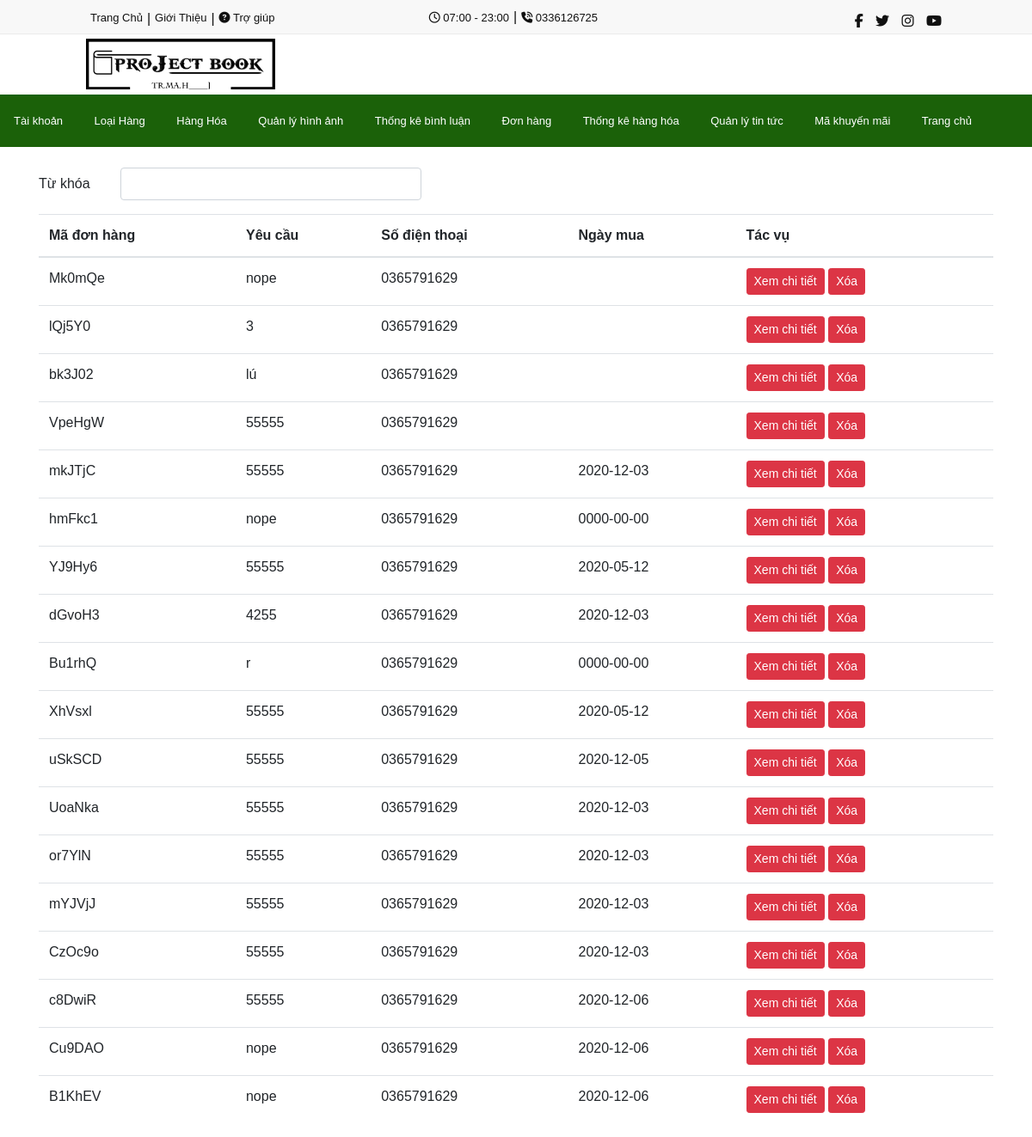
/admin/order/don-hang.php (signed in), run on the app's committed database.
### tables this page shows
CREATE TABLE `manage_img` (
  `id` int(11) NOT NULL,
  `banner1` varchar(255) NOT NULL,
  `banner2` varchar(255) NOT NULL,
  `banner3` varchar(255) NOT NULL,
  `logo` varchar(255) NOT NULL
);

CREATE TABLE `orders_products` (
  `id` int(11) NOT NULL,
  `dia_chi` varchar(255) NOT NULL,
  `yeu_cau` varchar(255) NOT NULL,
  `phone_number` varchar(255) NOT NULL,
  `ma_hd` varchar(255) NOT NULL,
  `ngay_mua` date DEFAULT NULL
);

### lib/db.php (called while the page is built, shortened)
<?php
   $host = "localhost";
   $user = "root";
   $password = "";
   $db = "pt15317project1";
   $conn = null;
   try {
       $conn = new PDO("mysql:host=$host;dbname=$db;charset=utf8", $user,$password);
   } catch (PDOException $e) {
       echo $e->getMessage();
   }
   function dbfetchAll($sql){
    global $conn;
    $stmt = $conn->prepare($sql);
    $stmt->execute();
    $result = $stmt->fetchAll();
    return $result;
   }
?>

### admin/order/don-hang.php (the view, shortened to what this page needs)
<?php
require_once "../../lib/db.php";
$keyword = isset($_GET['keyword']) ? $_GET['keyword'] : "";
?>
<!DOCTYPE html>
<html lang="en">
<head>
    <?php include_once "../../_share/style.php" ?>
</head>
<body>
    <?php include_once "../../_share/header-admin.php" ?>
    <main class="container-fluid">
        <div class="container">
            <br>
            <form action="" method="get">
                <div class="form-group row">
                    <label for="" class="col-sm-1 col-form-label">Từ khóa</label>
                    <div class="col-sm-4">
                        <input type="text" name="keyword" class="form-control" value="<?= $keyword ?>">
                    </div>
                </div>
            </form>
            <table class="table table-stripped">
                <thead>
                    <th>Mã đơn hàng</th>
                    <th>Yêu cầu</th>
                    <th>Số điện thoại</th>
                    <th>Ngày mua</th>
                    <th>Tác vụ</th>
                </thead>
                <tbody>
                    <?php
                    $sql = "select distinct ma_hd from cart";
                    $order = dbfetchAll($sql);
                    foreach($order as $key => $cursors){
                        $ma_hd = $cursors['ma_hd'];
                        $sql = "select * from orders_products where ma_hd like '%$ma_hd%'";
                        $orders = dbfetchAll($sql);
                        foreach($orders as $key => $cursor){
                     ?>
                    <tr>
                        <td><?= $cursors['ma_hd']?></td>
                        <td><?= $cursor['yeu_cau']?></td>
                        <td><?= $cursor['phone_number']?></td>
                        <td><?= $cursor['ngay_mua']?></td>
                        <td><a href="<?= BASE_URL_B?>admin/order/xem-chi-tiet.php?ma_hd=<?= $cursors['ma_hd'] ?>"
                                class="btn btn-danger btn-sm">
                                Xem chi tiết
                            </a>
                            <a onclick="return confirm('bạn có chắc muốn xóa sản phẩm này?')"
                                href="<?= BASE_URL_S?>order/xoa.php?action=delete&ma_hd=<?= $cursor['ma_hd']?>"
                                class="btn btn-danger btn-sm">
                                Xóa
                            </a>
                        </td>
                    </tr>
                    <?php }} ?>
                </tbody>
            </table>
        </div>
    </main>
</body>
</html>

### _share/header-admin.php (shortened to what this page needs)
<link rel="stylesheet" href="<?= BASE_URL_B ?>_share/header-admin.css">
<header>
    <div class="header-top">
        <div class="header-top-top">
            <div class="header-top-left">
                <a href="<?= BASE_URL_C ?>">
                    Trang Chủ
                </a>
                <p>|</p>
                <a href="<?= BASE_URL ?>">
                    Giới Thiệu
                </a>
                <p>|</p>
                <a href="<?= BASE_URL ?>">
                    <i class="fa fa-question-circle"></i> Trợ giúp
                </a>
            </div>
            <div class="header-top-center">
                <a href="<?= BASE_URL ?>">
                    <i class="far fa-clock"></i> 07:00 - 23:00
                </a>
                <p>|</p>
                <a href="<?= BASE_URL ?>">
                    <i class="fas fa-phone-volume"></i> 0336126725
                </a>
            </div>
            <div class="header-top-right">
                <a href="<?= BASE_URL ?>"><span class="fab fa-facebook-f"></span></a>
                <a href="<?= BASE_URL ?>"><span class="fab fa-twitter"></span></a>
                <a href="<?= BASE_URL ?>"><span class="fab fa-instagram"></span></a>
                <a href="<?= BASE_URL ?>"><span class="fab fa-youtube"></span></a>
            </div>
        </div>
    </div>
    <?php
    $sql = "select * from manage_img";
    $produccts = dbfetchAll($sql);
    ?>
    <div class="header-bottom">
        <div class="header-logo">
            <?php foreach($produccts as $key => $cursor):?>
            <img src="<?= BASE_URL_B . $cursor['logo'] ?>" class="img-fluid">
            <?php endforeach?>
        </div>
        <div class="header-search">
        </div>
    </div>
</header>
<div class="header-navbar">
    <nav class="navbarad2">
        <ul>
            <div class="header-navbar-nav-left2">
                <li class="nav-item active">
                    <a class="nav-link" href="<?= BASE_URL_1 ?>">Tài khoản</a>
                </li>
                <li class="nav-item active">
                    <a class="nav-link" href="<?= BASE_URL_2 ?>">Loại Hàng<span class="sr-only">(current)</span></a>
                </li>
                <li class="nav-item">
                    <a class="nav-link" href="<?= BASE_URL_3 ?>">Hàng Hóa<span class="sr-only">(current)</span></a>
                </li>
                <li class="nav-item">
                    <a class="nav-link" href="<?= BASE_URL_12 ?>">Quản lý hình ảnh</a>
                </li>
                <li class="nav-item">
                    <a class="nav-link" href="<?= BASE_URL_13 ?>">Thống kê bình luận</a>
                </li>
                <li class="nav-item">
                    <a class="nav-link" href="<?= BASE_URL_6 ?>">Đơn hàng</a>
                </li>
                <li class="nav-item">
                    <a class="nav-link" href="<?= BASE_URL_7 ?>">Thống kê hàng hóa</a>
                </li>
                <li class="nav-item">
                    <a class="nav-link" href="<?= BASE_URL_16 ?>">Quản lý tin tức</a>
                </li>
                <li class="nav-item">
                    <a class="nav-link" href="<?= BASE_URL_S ?>code_sale/code_sale.php">Mã khuyến mãi</a>
                </li>
                <li class="nav-item">
                    <a class="nav-link" href="<?= BASE_URL_H ?>?action=index">Trang chủ</a>
                </li>
            </div>
        </ul>
    </nav>
</div>

### _share/header-admin.css (style rules this page uses)
* { margin: 0; padding: 0; box-sizing: border-box; font-family: 'Poppins', sans-serif; }
html, body { overflow-x: hidden; width: 100%; }
header { width: 100%; }
header .header-top { padding-top: 8px; width: 100%; height: 40px; background: #f8f8f8; border-bottom: 1px solid #ebebeb; }
header .header-top-top { width: 1000px; height: 24px; margin: auto; background: #f8f8f8; display: grid; grid-template-columns: auto auto auto; }
header .header-top-top i { color: #111111; }
header .header-top-left { height: 24px; display: flex; color: #111111; }
header .header-top-left a { color: #111111; font-size: 13px; text-decoration: none; padding: 0 5px 0 5px; line-height: 25px; }
header .header-top-left p { margin: 2px 0 0 0; }
header .header-top-center { display: flex; text-align: center; padding: 0 0 0 25px; color: #111111; }
header .header-top-center p { line-height: 23px; }
header .header-top-center a { color: #111111; padding: 0 5px 0 5px; text-decoration: none; font-size: 13px; line-height: 25px; }
header .header-top-right { height: 24px; text-align: right; padding: 5px 0 0 0; list-style-type: none; }
header .header-top-right a { margin: 5px 5px 0 5px; padding: 0; text-decoration: none; color: #111111; }
header .header-top-right a span { color: #111111; font-size: 16px; }
header .header-bottom { width: 1000px; height: 70px; margin: auto; display: flex; padding: 5px 0 0 0; display: grid; grid-template-columns: auto auto auto; }
.header-logo { margin: 0; padding: 0; width: 220px; }
.header-logo img { width: 100%; }
.header-search { margin: 9px 10px 0 25px; height: 40px; width: 520px; }
.header-navbar { background: #1b6109; }
nav { width: 1200px; margin: auto; }
nav::after { content: ''; clear: both; display: table; }
nav ul { width: 100%; margin: 0 0 0 0; position: relative; }
nav ul li { display: inline-block; margin: 0; padding: 0; background: #1b6109; }
nav ul li a { text-decoration: none; color: #fff; padding: 15px 15px; font-size: 13px; line-height: 45px; }

### _share/header-admin.php (style rules this page uses)
nav ul li a { text-decoration: none; color: #fff; padding: 15px 15px; font-size: 13px; line-height: 45px; }

### data on the page
manage_img: logo (picture)
orders_products: ma_hd "Mk0mQe", yeu_cau "nope", phone_number "0365791629"
orders_products: ma_hd "lQj5Y0", yeu_cau "3", phone_number "0365791629"
orders_products: ma_hd "bk3J02", yeu_cau "lú", phone_number "0365791629"
orders_products: ma_hd "VpeHgW", yeu_cau "55555", phone_number "0365791629"
orders_products: ma_hd "mkJTjC", yeu_cau "55555", phone_number "0365791629", ngay_mua "2020-12-03"
orders_products: ma_hd "hmFkc1", yeu_cau "nope", phone_number "0365791629", ngay_mua "0000-00-00"
orders_products: ma_hd "YJ9Hy6", yeu_cau "55555", phone_number "0365791629", ngay_mua "2020-05-12"
orders_products: ma_hd "dGvoH3", yeu_cau "4255", phone_number "0365791629", ngay_mua "2020-12-03"
orders_products: ma_hd "Bu1rhQ", yeu_cau "r", phone_number "0365791629", ngay_mua "0000-00-00"
orders_products: ma_hd "XhVsxl", yeu_cau "55555", phone_number "0365791629", ngay_mua "2020-05-12"
orders_products: ma_hd "uSkSCD", yeu_cau "55555", phone_number "0365791629", ngay_mua "2020-12-05"
orders_products: ma_hd "UoaNka", yeu_cau "55555", phone_number "0365791629", ngay_mua "2020-12-03"
orders_products: ma_hd "or7YlN", yeu_cau "55555", phone_number "0365791629", ngay_mua "2020-12-03"
orders_products: ma_hd "mYJVjJ", yeu_cau "55555", phone_number "0365791629", ngay_mua "2020-12-03"
orders_products: ma_hd "CzOc9o", yeu_cau "55555", phone_number "0365791629", ngay_mua "2020-12-03"
orders_products: ma_hd "c8DwiR", yeu_cau "55555", phone_number "0365791629", ngay_mua "2020-12-06"
orders_products: ma_hd "Cu9DAO", yeu_cau "nope", phone_number "0365791629", ngay_mua "2020-12-06"
orders_products: ma_hd "B1KhEV", yeu_cau "nope", phone_number "0365791629", ngay_mua "2020-12-06"
